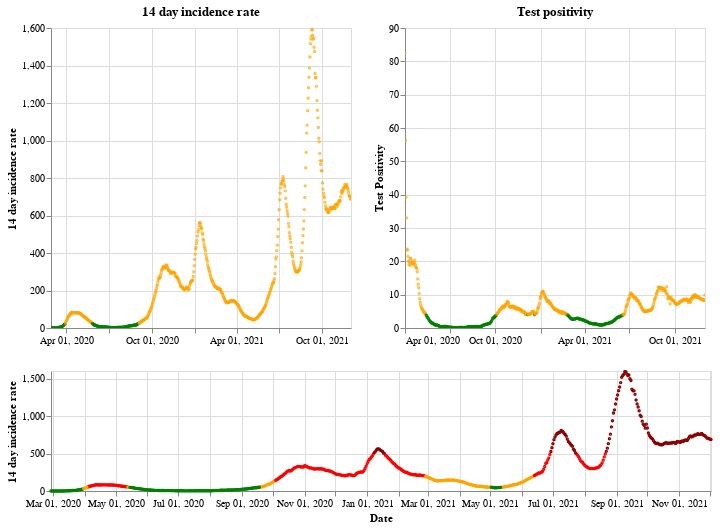

Notebook code for this chart:
### Markdown cell above
## Scotland

### Code cell
plot_traffic_light('Scotland')

### Figure 1 — Vega-Lite specification as saved in the notebook (floating-point values rounded to 4 significant figures; data arrays with more than 128 entries replaced by an {"elided": "..."} marker saying what was removed)
{"config": {"view": {"continuousWidth": 400, "continuousHeight": 300}}, "vconcat": [{"hconcat": [{"mark": {"type": "point", "size": 2}, "encoding": {"color": {"condition": {"value": "green", "test": "(datum.twoWeeklyCasesRate <= 25)"}, "value": "orange"}, "tooltip": [{"type": "nominal", "field": "areaName"}, {"type": "temporal", "field": "date"}, {"type": "quantitative", "field": "twoWeeklyCasesRate"}, {"type": "quantitative", "field": "testPositivity"}], "x": {"type": "temporal", "axis": {"title": ""}, "field": "date", "scale": {"domain": {"selection": "DateBrush"}}, "timeUnit": "yearmonthdate"}, "y": {"type": "quantitative", "axis": {"title": "14 day incidence rate"}, "field": "twoWeeklyCasesRate"}}, "title": "14 day incidence rate", "width": 300}, {"mark": {"type": "point", "size": 2}, "encoding": {"color": {"condition": {"value": "green", "test": "(datum.testPositivity <= 4)"}, "value": "orange"}, "tooltip": [{"type": "nominal", "field": "areaName"}, {"type": "temporal", "field": "date"}, {"type": "quantitative", "field": "twoWeeklyCasesRate"}, {"type": "quantitative", "field": "testPositivity"}], "x": {"type": "temporal", "axis": {"title": ""}, "field": "date", "scale": {"domain": {"selection": "DateBrush"}}, "timeUnit": "yearmonthdate"}, "y": {"type": "quantitative", "axis": {"title": "Test Positivity"}, "field": "testPositivity"}}, "title": "Test positivity", "width": 300}]}, {"layer": [{"mark": {"type": "point", "size": 2}, "encoding": {"color": {"condition": {"value": "orange", "test": "(((datum.testPositivity < 4) && (datum.twoWeeklyCasesRate >= 50)) && (datum.twoWeeklyCasesRate < 200))"}, "value": "red"}, "opacity": {"condition": {"value": 1, "test": "((datum.twoWeeklyCasesRate >= 50) && (datum.twoWeeklyCasesRate < 500))"}, "value": 0}, "tooltip": [{"type": "nominal", "field": "areaName"}, {"type": "temporal", "field": "date"}, {"type": "quantitative", "field": "twoWeeklyCasesRate"}, {"type": "quantitative", "field": "testPositivity"}], "x": {"type": "temporal", "axis": {"title": "Date"}, "field": "date", "timeUnit": "yearmonthdate"}, "y": {"type": "quantitative", "axis": {"title": "14 day incidence rate"}, "field": "twoWeeklyCasesRate"}}, "selection": {"DateBrush": {"type": "interval", "encodings": ["x"], "fields": ["Time"]}}}, {"mark": {"type": "point", "size": 2}, "encoding": {"color": {"value": "darkred"}, "opacity": {"condition": {"value": 1, "test": "(datum.twoWeeklyCasesRate >= 500)"}, "value": 0}, "tooltip": [{"type": "nominal", "field": "areaName"}, {"type": "temporal", "field": "date"}, {"type": "quantitative", "field": "twoWeeklyCasesRate"}, {"type": "quantitative", "field": "testPositivity"}], "x": {"type": "temporal", "axis": {"title": "Date"}, "field": "date", "timeUnit": "yearmonthdate"}, "y": {"type": "quantitative", "axis": {"title": "14 day incidence rate"}, "field": "twoWeeklyCasesRate"}}}, {"mark": {"type": "point", "size": 2}, "encoding": {"color": {"condition": {"value": "green", "test": "((datum.testPositivity < 4) && (datum.twoWeeklyCasesRate < 50))"}, "value": "orange"}, "opacity": {"condition": {"value": 1, "test": "(datum.twoWeeklyCasesRate < 50)"}, "value": 0}, "tooltip": [{"type": "nominal", "field": "areaName"}, {"type": "temporal", "field": "date"}, {"type": "quantitative", "field": "twoWeeklyCasesRate"}, {"type": "quantitative", "field": "testPositivity"}], "x": {"type": "temporal", "axis": {"title": "Date"}, "field": "date", "timeUnit": "yearmonthdate"}, "y": {"type": "quantitative", "axis": {"title": "14 day incidence rate"}, "field": "twoWeeklyCasesRate"}}}], "height": 120, "width": 660}], "data": {"name": "data-6b58875c0a24a14f3dacbb9cf4878ab8"}, "$schema": "https://vega.github.io/schema/vega-lite/v4.8.1.json", "datasets": {"data-6b58875c0a24a14f3dacbb9cf4878ab8": {"elided": "644 records"}}}
